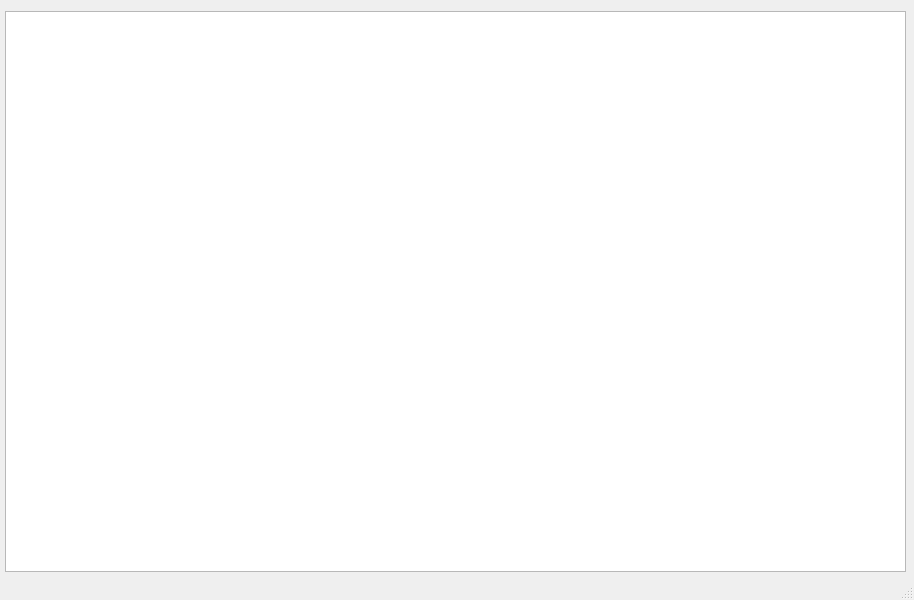
<?xml version="1.0" encoding="UTF-8"?>
<ui version="4.0">
 <class>MainWindow</class>
 <widget class="QMainWindow" name="MainWindow">
  <property name="geometry">
   <rect>
    <x>0</x>
    <y>0</y>
    <width>914</width>
    <height>600</height>
   </rect>
  </property>
  <property name="windowTitle">
   <string>Кофе</string>
  </property>
  <widget class="QWidget" name="centralwidget">
   <widget class="QTableView" name="table_db">
    <property name="geometry">
     <rect>
      <x>5</x>
      <y>11</y>
      <width>901</width>
      <height>561</height>
     </rect>
    </property>
   </widget>
  </widget>
  <widget class="QStatusBar" name="statusbar"/>
 </widget>
 <resources/>
 <connections/>
</ui>
